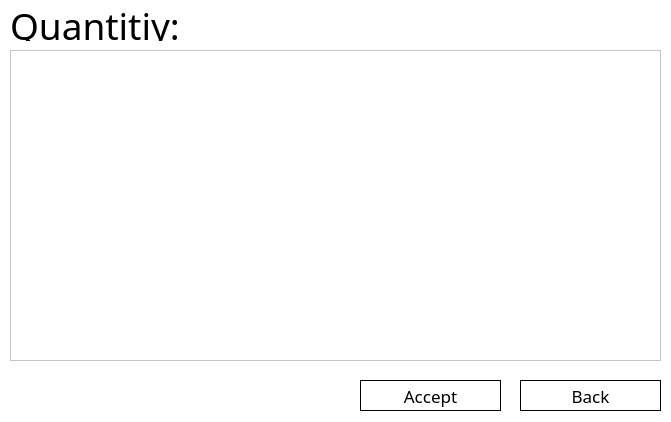
<?xml version="1.0" encoding="UTF-8"?>
<ui version="4.0">
 <class>Dialog</class>
 <widget class="QDialog" name="Dialog">
  <property name="geometry">
   <rect>
    <x>0</x>
    <y>0</y>
    <width>671</width>
    <height>422</height>
   </rect>
  </property>
  <property name="minimumSize">
   <size>
    <width>671</width>
    <height>422</height>
   </size>
  </property>
  <property name="maximumSize">
   <size>
    <width>671</width>
    <height>422</height>
   </size>
  </property>
  <property name="font">
   <font>
    <family>Baskerville Old Face</family>
    <pointsize>10</pointsize>
   </font>
  </property>
  <property name="windowTitle">
   <string>Dialog</string>
  </property>
  <property name="styleSheet">
   <string notr="true">background-color: rgb(255, 255, 255);</string>
  </property>
  <widget class="QLabel" name="lable_quantitiy_addproductid">
   <property name="geometry">
    <rect>
     <x>10</x>
     <y>10</y>
     <width>301</width>
     <height>31</height>
    </rect>
   </property>
   <property name="font">
    <font>
     <family>Baskerville Old Face</family>
     <pointsize>28</pointsize>
    </font>
   </property>
   <property name="styleSheet">
    <string notr="true"/>
   </property>
   <property name="text">
    <string>Quantitiy:</string>
   </property>
   <property name="alignment">
    <set>Qt::AlignLeading|Qt::AlignLeft|Qt::AlignVCenter</set>
   </property>
  </widget>
  <widget class="QPushButton" name="pushbutton_accept">
   <property name="geometry">
    <rect>
     <x>360</x>
     <y>380</y>
     <width>141</width>
     <height>31</height>
    </rect>
   </property>
   <property name="font">
    <font>
     <family>Baskerville Old Face</family>
     <pointsize>13</pointsize>
     <weight>50</weight>
     <bold>false</bold>
    </font>
   </property>
   <property name="styleSheet">
    <string notr="true">background-color: rgb(255, 255, 255);
border-color: rgb(0, 0, 0);
border-width : 0.5px;
border-style:inset;</string>
   </property>
   <property name="text">
    <string>Accept</string>
   </property>
  </widget>
  <widget class="QPushButton" name="pushbutton_back">
   <property name="geometry">
    <rect>
     <x>520</x>
     <y>380</y>
     <width>141</width>
     <height>31</height>
    </rect>
   </property>
   <property name="font">
    <font>
     <family>Baskerville Old Face</family>
     <pointsize>13</pointsize>
     <weight>50</weight>
     <bold>false</bold>
    </font>
   </property>
   <property name="styleSheet">
    <string notr="true">background-color: rgb(255, 255, 255);
border-color: rgb(0, 0, 0);
border-width : 0.5px;
border-style:inset;</string>
   </property>
   <property name="text">
    <string>Back</string>
   </property>
  </widget>
  <widget class="QScrollArea" name="scrollArea">
   <property name="geometry">
    <rect>
     <x>10</x>
     <y>50</y>
     <width>651</width>
     <height>311</height>
    </rect>
   </property>
   <property name="widgetResizable">
    <bool>true</bool>
   </property>
   <widget class="QWidget" name="scrollAreaWidgetContents">
    <property name="geometry">
     <rect>
      <x>0</x>
      <y>0</y>
      <width>649</width>
      <height>309</height>
     </rect>
    </property>
    <layout class="QVBoxLayout" name="verticalLayout_2"/>
   </widget>
  </widget>
 </widget>
 <resources/>
 <connections/>
</ui>
